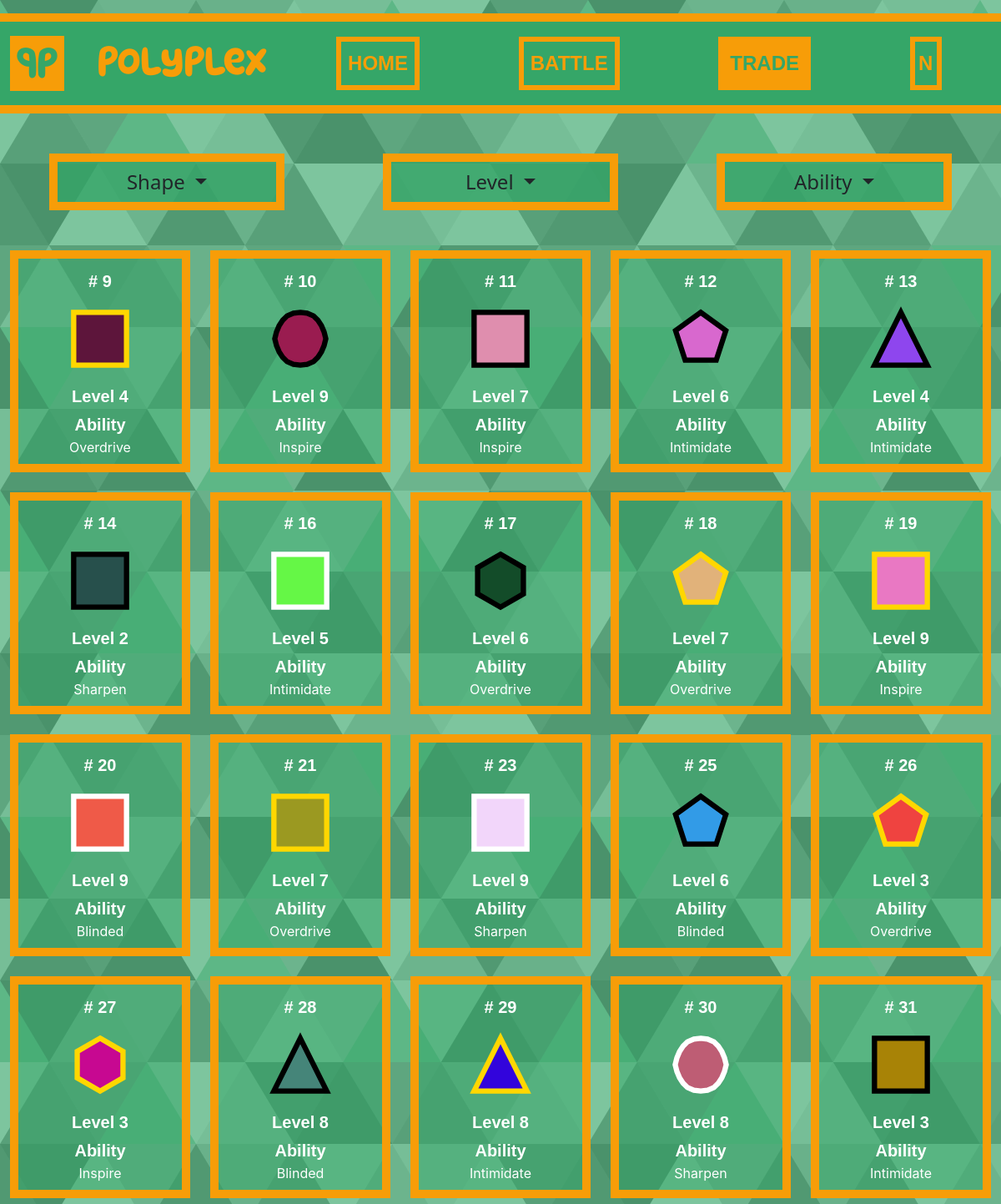
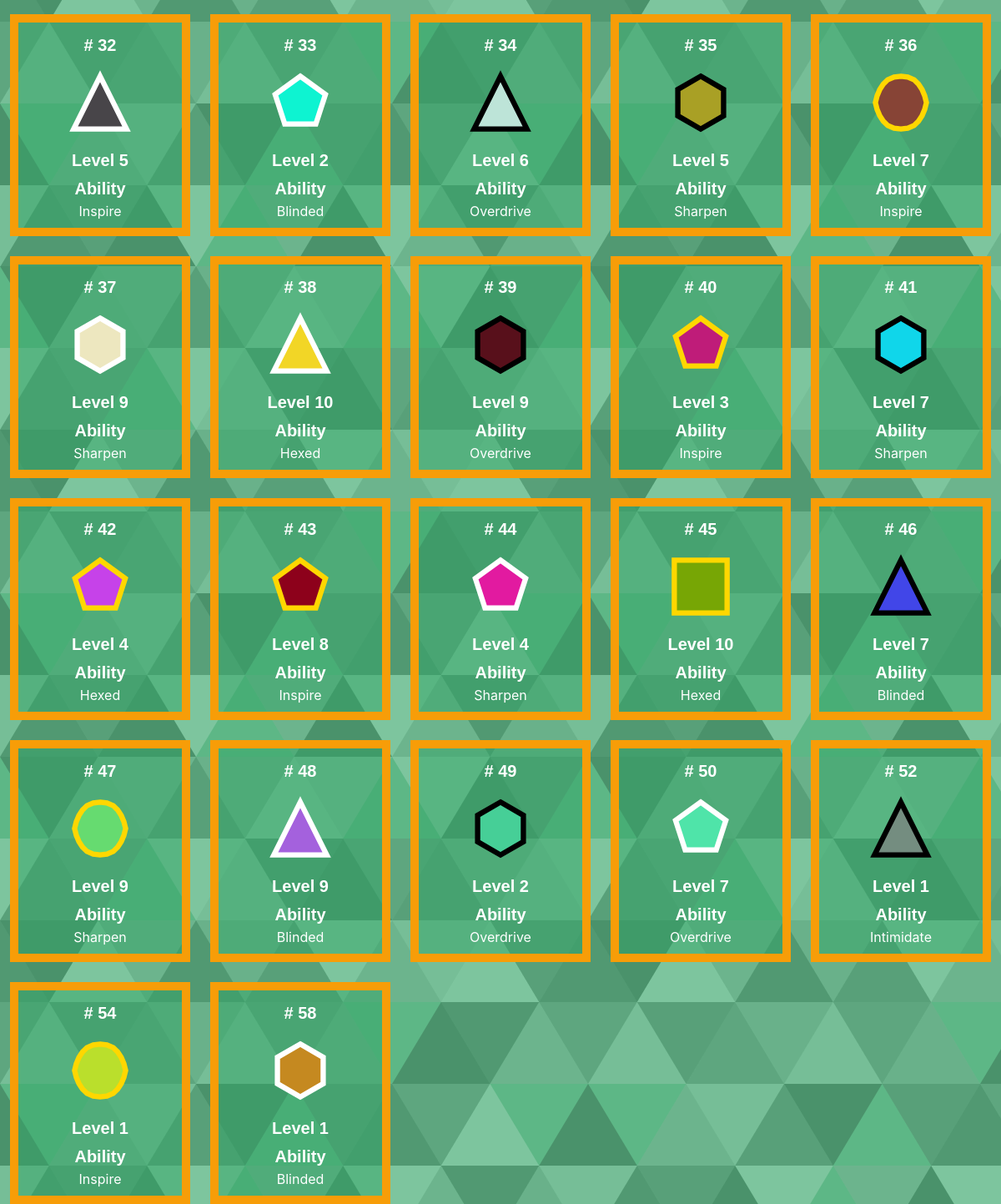
Screenshot of /pages/trade.php (signed in) with the database file from the repository (2 pictures, top to bottom).
### tables this page shows
CREATE TABLE `shapes` (
  `shape_id` int(10) UNSIGNED NOT NULL,
  `shape` enum('circle','triangle','square','pentagon','hexagon') DEFAULT 'circle',
  `border_colour` varchar(7) DEFAULT '#000000',
  `fill_colour` varchar(7) DEFAULT '#FFFFFF',
  `shape_level` int(11) DEFAULT NULL,
  `trading` tinyint(1) DEFAULT 0,
  `created_at` timestamp NOT NULL DEFAULT current_timestamp(),
  `shape_ability` int(10) UNSIGNED DEFAULT NULL
);

### pages/trade.php (the view, shortened to what this page needs)
<?php
require_once '../components/functions.php';
$userId = $_SESSION['user_id'];
$sql = "
    SELECT
        t.team_id,
        t.team_name,
        t.shape_a_id,
        t.shape_b_id,
        t.shape_c_id
    FROM teams t
    INNER JOIN users u
        ON u.user_team = t.team_id
    WHERE u.user_id = ?
";
$stmt = mysqli_prepare($conn, $sql);
mysqli_stmt_bind_param(
    $stmt,
    "i",
    $userId
);
mysqli_stmt_execute($stmt);
$result = mysqli_stmt_get_result($stmt);
$team = mysqli_fetch_assoc($result);
$userShapeIds = [
    $team['shape_a_id'],
    $team['shape_b_id'],
    $team['shape_c_id']
];
$userShapeIds = array_map(
    'intval',
    $userShapeIds
);
$userShapes = [];
foreach ($userShapeIds as $shapeId) {
    $sql = "
        SELECT
            s.shape_id,
            s.shape,
            s.border_colour,
            s.fill_colour,
            s.shape_level,
            s.trading,
            a.ability_id,
            a.ability_name,
            a.ability_description,
            a.ability_modifier,
            a.ability_target
        FROM shapes s
        LEFT JOIN abilities a
            ON s.shape_ability = a.ability_id
        WHERE s.shape_id = ?
    ";
    $stmt = mysqli_prepare($conn, $sql);
    mysqli_stmt_bind_param(
        $stmt,
        "i",
        $shapeId
    );
    mysqli_stmt_execute($stmt);
    $result = mysqli_stmt_get_result($stmt);
    $userShape = mysqli_fetch_assoc($result);
    if ($userShape) {
        $userShapes[] = $userShape;
    }
}
$sql = "
    SELECT
        s.shape_id,
        s.shape,
        s.border_colour,
        s.fill_colour,
        s.shape_level,
        s.trading,
        a.ability_id,
        a.ability_name,
        a.ability_description,
        a.ability_modifier,
        a.ability_target
    FROM shapes s
    LEFT JOIN abilities a
        ON s.shape_ability = a.ability_id
    WHERE s.trading = 1
    ORDER BY s.shape_id ASC
";
$result = mysqli_query($conn, $sql);
$shapes = mysqli_fetch_all(
    $result,
    MYSQLI_ASSOC
);
?>
<!DOCTYPE html>
<html lang="en">
<head>
    <link
        href="https://cdn.jsdelivr.net/npm/bootstrap@5.3.8/dist/css/bootstrap.min.css"
        rel="stylesheet">
    <link
        rel="stylesheet"
        href="../styling/trade.css">
</head>
<body>
    <header>
        <?php include '../components/nav.php'; ?>
    </header>
    <div class="container-fluid my-5">
        <div class="row">
            <div class="col d-flex justify-content-center">
                <div class="dropdown dropdown-center px-2">
                    <button
                        id="shape-filter-button"
                        class="btn dropdown-toggle fs-4"
                        type="button"
                        data-bs-toggle="dropdown"
                        aria-expanded="false">
                        Shape
                    </button>
                </div>
            </div>
            <div class="col d-flex justify-content-center">
                <div class="dropdown dropdown-center px-2">
                    <button
                        id="level-filter-button"
                        class="btn dropdown-toggle fs-4"
                        type="button"
                        data-bs-toggle="dropdown"
                        aria-expanded="false">
                        Level
                    </button>
                </div>
            </div>
            <div class="col d-flex justify-content-center">
                <div class="dropdown dropdown-center px-2">
                    <button
                        id="ability-filter-button"
                        class="btn dropdown-toggle fs-4"
                        type="button"
                        data-bs-toggle="dropdown"
                        aria-expanded="false">
                        Ability
                    </button>
                </div>
            </div>
        </div>
    </div>
    <div class="container-fluid">
        <div
            class="row row-cols-2 row-cols-sm-3 row-cols-md-4 row-cols-lg-5 g-4"
            id="shape-list">
            <?php if (empty($shapes)): ?>
                <div class="col-12 text-center">
                    <p class="fs-4">
                        No shapes are currently available
                        for trading.
                    </p>
                </div>
            <?php else: ?>
                <?php foreach ($shapes as $shape): ?>
                    <?php
                    $shapeId =
                        $shape['shape_id'];
                    $shapeDB =
                        strtolower(
                            trim(
                                $shape['shape']
                            )
                        );
                    $shapeLevel =
                        $shape['shape_level']
                        ?? 1;
                    $abilityId =
                        $shape['ability_id']
                        ?? '';
                    $abilityName =
                        $shape['ability_name']
                        ?? 'None';
                    ?>
                    <div
                        class="col shape-item"
                        data-shape="<?= htmlspecialchars(
                                        $shapeDB
                                    ) ?>"
                        data-level="<?= htmlspecialchars(
                                        (string)$shapeLevel
                                    ) ?>"
                        data-ability="<?= htmlspecialchars(
                                            (string)$abilityId
                                        ) ?>"
                        data-shape-id="<?= htmlspecialchars(
                                            (string)$shapeId
                                        ) ?>">
                        <div
                            class="trade-shape-card"
                            role="button"
                            tabindex="0"
                            data-bs-toggle="modal"
                            data-bs-target="#tradeModal"
                            data-shape-id="<?= htmlspecialchars(
                                                (string)$shapeId
                                            ) ?>"
                            data-shape-name="<?= htmlspecialchars(
                                                    $shape['shape']
                                                ) ?>"
                            data-shape-level="<?= htmlspecialchars(
                                                    (string)$shapeLevel
                                                ) ?>">
                            <?php
                            include '../components/shapeCard.php';
                            ?>
                        </div>
                    </div>
                <?php endforeach; ?>
            <?php endif; ?>
        </div>
    </div>
                        <?php foreach ($userShapes as $userShape): ?>
                                        <?php
                                        include '../components/shapeCard.php';
                                        ?>
                        <?php endforeach; ?>
</body>
</html>

### components/shapeCard.php (shortened to what this page needs)
<?php
$shapeId = $shapeId ?? '';
$shapeDB = strtolower(trim($shapeDB ?? ''));
$fillColour = $fillColour ?? '#FFFFFF';
$strokeColour = $strokeColour ?? '#000000';
$shapeLevel = $shapeLevel ?? 1;
$abilityName = $abilityName ?? 'None';
switch ($shapeDB) {
    case 'circle':
        $points = "12,2 14.59,2.34 17,3.34 18.66,5 20,7 21,9.41 21.66,12 21,14.59 20,17 18.66,19 17,20.66 14.59,21.66 12,22 9.41,21.66 7,20.66 5.34,19 4,17 3,14.59 2.34,12 3,9.41 4,7 5.34,5 7,3.34 9.41,2.34";
        break;
    case 'triangle':
        $points = "12,2 22,22 2,22";
        break;
    case 'square':
        $points = "2,2 22,2 22,22 2,22";
        break;
    case 'pentagon':
        $points = "12,2 21.51,8.91 17.88,20.09 6.12,20.09 2.49,8.91";
        break;
    case 'hexagon':
        $points = "12,2 20.66,7 20.66,17 12,22 3.34,17 3.34,7";
        break;
}
?>
<div class="container-fluid shape-card ubuntu-bold text-center p-2 fs-5">
    <div class="row shape-id p-1">
        <span>
            # <?= htmlspecialchars((string) $shapeId) ?>
        </span>
    </div>
    <div class="row shape-in-card d-flex justify-content-center">
        <svg
            class="shape"
            viewBox="0 0 24 24"
            aria-label="<?= htmlspecialchars($shapeDB) ?>">
            //enum value used here
            <polygon
                points="<?= htmlspecialchars($points) ?>"
                fill="<?= htmlspecialchars($fillColour) ?>"
                stroke="<?= htmlspecialchars($strokeColour) ?>"
                stroke-width="2" />
        </svg>
    </div>
    <div class="row shape-level p-1">
        <span>
            Level <?= htmlspecialchars((string) $shapeLevel) ?>
        </span>
    </div>
    <div class="row shape-abilities-title">
        <span>Ability</span>
    </div>
    <div class="row shape-abilities inter-regular fs-6">
        <span>
            <?= htmlspecialchars($abilityName) ?>
        </span>
    </div>
</div>

### styling/trade.css (style rules this page uses)
body { background-color: var(--pal-half-green); color: white; }
.shape { width: 100px; height: 100px; fill: transparent; stroke: white; stroke-width: 2; }
.shape-card { border: 10px solid var(--pal-orange); background-color: rgba(53, 166, 104, 0.5); }
.dropdown { border: 10px solid var(--pal-orange); background-color: var(--pal-half-green); width: 75%; }
.dropdown-toggle { border: none; width: 100%; }

### styling/main.css (style rules this page uses)
:root { --pal-beige: #f4e4c3; --pal-pink: #ea7e9e; --pal-orange: #f79d08; --pal-red: #e3552d; --pal-blue: #0688c2; --pal-green: #35a668; --pal-half-beige: rgba(244, 228, 195, 0.8); --pal-half-pink: rgba(234, 126, 158, 0.8); --pal-half-orange: rgba(247, 157, 8, 0.8); --pal-half-red: rgba(227, 85, 45, 0.8); --pal-half-blue: rgba(6, 136, 194, 0.8); --pal-half-green: rgba(53, 166, 104, 0.8); }
.ubuntu-bold { font-family: "Ubuntu", sans-serif; font-weight: 700; font-style: normal; }
.inter-regular { font-family: "Inter", sans-serif; font-optical-sizing: auto; font-weight: 400; font-style: normal; }
.shape-card { border: 10px solid; }

### rows the page displays
shapes: shapeId "9", shapeLevel "4", abilityName "Overdrive"
shapes: shapeId "10", shapeLevel "9", abilityName "Inspire"
shapes: shapeId "11", shapeLevel "7", abilityName "Inspire"
shapes: shapeId "12", shapeLevel "6", abilityName "Intimidate"
shapes: shapeId "13", shapeLevel "4", abilityName "Intimidate"
shapes: shapeId "14", shapeLevel "2", abilityName "Sharpen"
shapes: shapeId "16", shapeLevel "5", abilityName "Intimidate"
shapes: shapeId "17", shapeLevel "6", abilityName "Overdrive"
shapes: shapeId "18", shapeLevel "7", abilityName "Overdrive"
shapes: shapeId "19", shapeLevel "9", abilityName "Inspire"
shapes: shapeId "20", shapeLevel "9", abilityName "Blinded"
shapes: shapeId "21", shapeLevel "7", abilityName "Overdrive"
shapes: shapeId "23", shapeLevel "9", abilityName "Sharpen"
shapes: shapeId "25", shapeLevel "6", abilityName "Blinded"
shapes: shapeId "26", shapeLevel "3", abilityName "Overdrive"
shapes: shapeId "27", shapeLevel "3", abilityName "Inspire"
shapes: shapeId "28", shapeLevel "8", abilityName "Blinded"
shapes: shapeId "29", shapeLevel "8", abilityName "Intimidate"
shapes: shapeId "30", shapeLevel "8", abilityName "Sharpen"
shapes: shapeId "31", shapeLevel "3", abilityName "Intimidate"
shapes: shapeId "32", shapeLevel "5", abilityName "Inspire"
shapes: shapeId "33", shapeLevel "2", abilityName "Blinded"
shapes: shapeId "34", shapeLevel "6", abilityName "Overdrive"
shapes: shapeId "35", shapeLevel "5", abilityName "Sharpen"
shapes: shapeId "36", shapeLevel "7", abilityName "Inspire"
shapes: shapeId "37", shapeLevel "9", abilityName "Sharpen"
shapes: shapeId "38", shapeLevel "10", abilityName "Hexed"
shapes: shapeId "39", shapeLevel "9", abilityName "Overdrive"
shapes: shapeId "40", shapeLevel "3", abilityName "Inspire"
shapes: shapeId "41", shapeLevel "7", abilityName "Sharpen"
shapes: shapeId "42", shapeLevel "4", abilityName "Hexed"
shapes: shapeId "43", shapeLevel "8", abilityName "Inspire"
shapes: shapeId "44", shapeLevel "4", abilityName "Sharpen"
shapes: shapeId "45", shapeLevel "10", abilityName "Hexed"
shapes: shapeId "46", shapeLevel "7", abilityName "Blinded"
shapes: shapeId "47", shapeLevel "9", abilityName "Sharpen"
shapes: shapeId "48", shapeLevel "9", abilityName "Blinded"
shapes: shapeId "49", shapeLevel "2", abilityName "Overdrive"
shapes: shapeId "50", shapeLevel "7", abilityName "Overdrive"
shapes: shapeId "52", shapeLevel "1", abilityName "Intimidate"
shapes: shapeId "54", shapeLevel "1", abilityName "Inspire"
shapes: shapeId "58", shapeLevel "1", abilityName "Blinded"

### other values shown
$_SESSION['initial'] "N"
